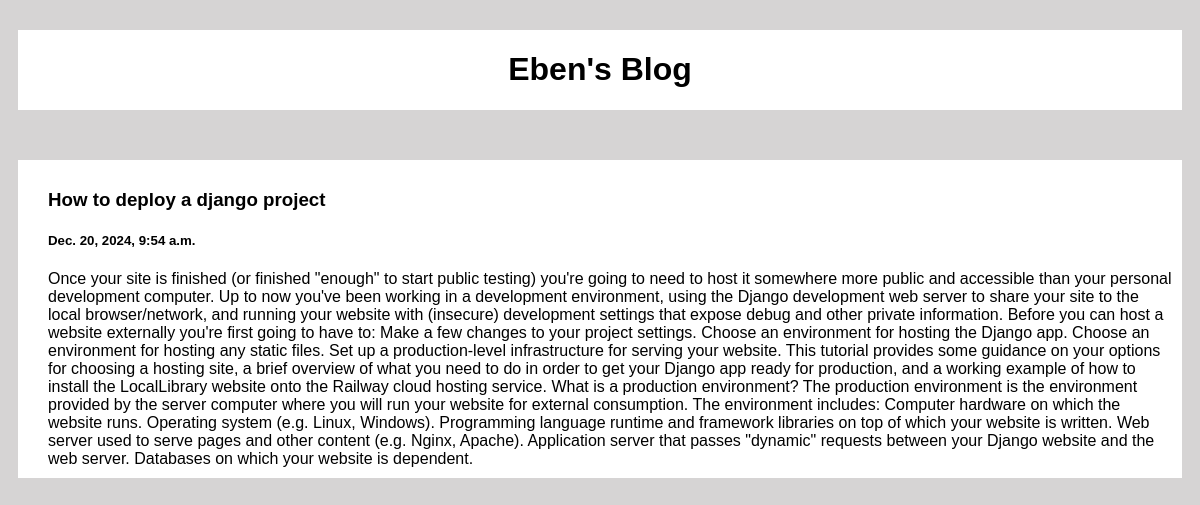
/post/1, run on the app's committed database.
### my_app/models.py (models this page shows)
class Post(models.Model):
    title = models.CharField(max_length=100)
    date = models.DateTimeField(default=datetime.now, blank=True)
    body = models.CharField(max_length=10000000)

### my_app/views.py (the view)
# urls.py: path('post/<str:pk>', views.post, name='post')
def post(request,pk):
    post= Post.objects.get(id=pk)
    return render(request, 'post.html', {'post':post})

### templates/post.html (shortened to what this page needs)
{% load static %}
<!DOCTYPE html>
<html lang="en">
<head>
    <link rel="stylesheet" href="{% static 'index.css' %}">
</head>
<body>
    <div class="header">
        <h1>Eben's Blog</h1>
    </div>
    <div class="post" style="padding: 10px; cursor: auto;">
        <div class="info">
            <h3 class="title">{{post.title}}</h3>
            <h5 class="date">{{post.date}}</h5>
            <div class="text">{{post.body}}</div>
        </div>
    </div>
</body>
</html>

### static/index.css (style rules this page uses)
body { background-color: rgb(214, 212, 212); padding-right: 10px; padding-left: 10px; font-family: Arial; }
.header { background-color: white; display: flex; flex: 1; justify-content: center; margin-bottom: 50px; margin-top: 30px; }
.info { margin-left: 20px; }
.post { background-color: white; display: flex; flex-direction: column; flex: 1; padding-bottom: 20px; margin-bottom: 20px; cursor: pointer; }

### data on the page
Post: title "How to deploy a django project", date "Dec. 20, 2024, 9:54 a.m.", body "Once your site is finished (or finished \"enough\" to start public testing) you're going to need to host it somewhere more public and accessible than your personal development computer. Up to now you've been working in a development environment, using the Django development web server to share your site to the local browser/network, and running your website with (insecure) development settings that expose debug and other private information. Before you can host a website externally you're first going to have to: Make a few changes to your project settings. Choose an environment for hosting the Django app. Choose an environment for hosting any static files. Set up a production-level…"
